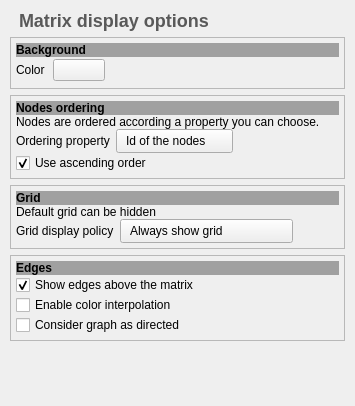
<?xml version="1.0" encoding="UTF-8"?>
<ui version="4.0">
 <class>MatrixViewConfigurationWidget</class>
 <widget class="QWidget" name="MatrixViewConfigurationWidget">
  <property name="geometry">
   <rect>
    <x>0</x>
    <y>0</y>
    <width>355</width>
    <height>406</height>
   </rect>
  </property>
  <property name="sizePolicy">
   <sizepolicy hsizetype="Preferred" vsizetype="Preferred">
    <horstretch>0</horstretch>
    <verstretch>0</verstretch>
   </sizepolicy>
  </property>
  <property name="windowTitle">
   <string>Options</string>
  </property>
  <property name="styleSheet">
   <string notr="true">QPushButton, QComboBox {
border-image: url(:/talipot/gui/ui/btn_26.png) 4;
border-width: 4;
padding: 0px 6px;
font-size: 12px;
}
QPushButton::flat {
border-image: none;
border-width: 4;
padding: 0px 6px;
font-size: 12px;
background-color: transparent;
}
QPushButton, QComboBox, QLabel {
color: black;
}
QPushButton:hover, QComboBox:hover {
border-image: url(:/talipot/gui/ui/btn_26_hover.png) 4;
}
QPushButton:disabled, QComboBox::disabled {
color:gray;
}
QPushButton:pressed{
border-image: url(:/talipot/gui/ui/btn_26_pressed.png) 4;
}
QPushButton::menu-indicator{
subcontrol-origin: margin;
subcontrol-position: center right;
right: 4px;
}
QPushButton {
outline: none;
margin: 2
}
QComboBox::down-arrow {
image: url(:/talipot/gui/ui/combobox_arrow.png);
}
QComboBox:drop-down {
subcontrol-origin: padding;
subcontrol-position: top right;
border-left-style: none;
border-top-right-radius: 1px;
border-bottom-right-radius: 1px;
}
#scrollArea, #scrollAreaWidgetContents {
background-color: white;
border: 0px;
}
QScrollArea {
border: 0px;
}
QFrame[ section=&quot;true&quot; ] {
border-top: 1px solid #D9D9D9;
padding-top: 20px;
}
QFrame[ subsection = &quot;true&quot; ] {
border-top: 1px solid #D9D9D9;
padding-top: 5px;
}</string>
  </property>
  <layout class="QVBoxLayout" name="verticalLayout">
   <property name="margin">
    <number>10</number>
   </property>
   <item>
    <widget class="QFrame" name="horizontalFrame_2">
     <property name="sizePolicy">
      <sizepolicy hsizetype="Preferred" vsizetype="Fixed">
       <horstretch>0</horstretch>
       <verstretch>0</verstretch>
      </sizepolicy>
     </property>
     <layout class="QHBoxLayout" name="horizontalLayout">
      <property name="spacing">
       <number>6</number>
      </property>
      <property name="topMargin">
       <number>0</number>
      </property>
      <property name="bottomMargin">
       <number>0</number>
      </property>
      <item>
       <widget class="QLabel" name="title">
        <property name="sizePolicy">
         <sizepolicy hsizetype="Preferred" vsizetype="Fixed">
          <horstretch>0</horstretch>
          <verstretch>0</verstretch>
         </sizepolicy>
        </property>
        <property name="styleSheet">
         <string notr="true">font-weight: bold;
		 color: #595959;</string>
        </property>
        <property name="text">
         <string>&lt;font size=&quot;5&quot;&gt;Matrix display options&lt;/font&gt;</string>
        </property>
       </widget>
      </item>
     </layout>
    </widget>
   </item>
   <item>
    <layout class="QVBoxLayout" name="verticalLayout_2">
     <property name="margin">
      <number>0</number>
     </property>
     <item>
      <widget class="QFrame" name="labelFrame">
       <property name="frameShape">
        <enum>QFrame::StyledPanel</enum>
       </property>
       <property name="frameShadow">
        <enum>QFrame::Raised</enum>
       </property>
       <layout class="QVBoxLayout" name="verticalLayout_5">
        <property name="spacing">
         <number>0</number>
        </property>
        <property name="margin">
         <number>5</number>
        </property>
        <item>
         <widget class="QLabel" name="label_2">
          <property name="sizePolicy">
           <sizepolicy hsizetype="Preferred" vsizetype="Preferred">
            <horstretch>0</horstretch>
            <verstretch>0</verstretch>
           </sizepolicy>
          </property>
          <property name="font">
           <font>
            <weight>75</weight>
            <bold>true</bold>
           </font>
          </property>
          <property name="styleSheet">
           <string notr="true">font-weight: bold;
background-color: rgb(160, 160, 160);</string>
          </property>
          <property name="text">
           <string>Background</string>
          </property>
         </widget>
        </item>
        <item>
         <widget class="QFrame" name="labelFrame_3">
          <property name="frameShape">
           <enum>QFrame::NoFrame</enum>
          </property>
          <property name="frameShadow">
           <enum>QFrame::Raised</enum>
          </property>
          <layout class="QHBoxLayout" name="horizontalLayout_5">
           <property name="margin">
            <number>0</number>
           </property>
           <item>
            <widget class="QLabel" name="label_6">
             <property name="text">
              <string>Color</string>
             </property>
            </widget>
           </item>
           <item>
            <widget class="tlp::ColorButton" name="backgroundColorBtn">
             <property name="sizePolicy">
              <sizepolicy hsizetype="Minimum" vsizetype="Fixed">
               <horstretch>0</horstretch>
               <verstretch>0</verstretch>
              </sizepolicy>
             </property>
             <property name="text">
              <string/>
             </property>
             <property name="flat">
              <bool>false</bool>
             </property>
            </widget>
           </item>
           <item>
            <spacer name="horizontalSpacer_4">
             <property name="orientation">
              <enum>Qt::Horizontal</enum>
             </property>
             <property name="sizeHint" stdset="0">
              <size>
               <width>40</width>
               <height>20</height>
              </size>
             </property>
            </spacer>
           </item>
          </layout>
         </widget>
        </item>
       </layout>
      </widget>
     </item>
     <item>
      <widget class="QFrame" name="ordering">
       <property name="frameShape">
        <enum>QFrame::StyledPanel</enum>
       </property>
       <property name="frameShadow">
        <enum>QFrame::Raised</enum>
       </property>
       <layout class="QVBoxLayout" name="verticalLayout_3">
        <property name="spacing">
         <number>0</number>
        </property>
        <property name="margin">
         <number>5</number>
        </property>
        <item>
         <widget class="QLabel" name="nodesOrderingLabel">
          <property name="sizePolicy">
           <sizepolicy hsizetype="Preferred" vsizetype="Preferred">
            <horstretch>0</horstretch>
            <verstretch>0</verstretch>
           </sizepolicy>
          </property>
          <property name="font">
           <font>
            <weight>75</weight>
            <bold>true</bold>
           </font>
          </property>
          <property name="styleSheet">
           <string notr="true">font-weight: bold;
background-color: rgb(160, 160, 160);</string>
          </property>
          <property name="text">
           <string>Nodes ordering</string>
          </property>
         </widget>
        </item>
        <item>
         <widget class="QLabel" name="label_3">
          <property name="sizePolicy">
           <sizepolicy hsizetype="Preferred" vsizetype="Preferred">
            <horstretch>0</horstretch>
            <verstretch>0</verstretch>
           </sizepolicy>
          </property>
          <property name="text">
           <string>Nodes are ordered according a property you can choose.</string>
          </property>
          <property name="wordWrap">
           <bool>true</bool>
          </property>
         </widget>
        </item>
        <item>
         <widget class="QFrame" name="orderingFrame">
          <property name="frameShape">
           <enum>QFrame::NoFrame</enum>
          </property>
          <property name="frameShadow">
           <enum>QFrame::Raised</enum>
          </property>
          <layout class="QHBoxLayout" name="horizontalLayout_2">
           <property name="margin">
            <number>0</number>
           </property>
           <item>
            <widget class="QLabel" name="label">
             <property name="text">
              <string>Ordering property</string>
             </property>
            </widget>
           </item>
           <item>
            <widget class="QComboBox" name="orderingMetricCombo">
             <property name="sizePolicy">
              <sizepolicy hsizetype="Preferred" vsizetype="Fixed">
               <horstretch>0</horstretch>
               <verstretch>0</verstretch>
              </sizepolicy>
             </property>
             <item>
              <property name="text">
               <string>Id of the nodes</string>
              </property>
             </item>
            </widget>
           </item>
           <item>
            <spacer name="horizontalSpacer_1">
             <property name="orientation">
              <enum>Qt::Horizontal</enum>
             </property>
             <property name="sizeHint" stdset="0">
              <size>
               <width>40</width>
               <height>20</height>
              </size>
             </property>
            </spacer>
           </item>
          </layout>
         </widget>
        </item>
        <item>
         <widget class="QCheckBox" name="ascendingOrderCBox">
          <property name="sizePolicy">
           <sizepolicy hsizetype="Preferred" vsizetype="Fixed">
            <horstretch>0</horstretch>
            <verstretch>0</verstretch>
           </sizepolicy>
          </property>
          <property name="toolTip">
           <string>Indicates if an ascending or descending ordering must be used</string>
          </property>
          <property name="text">
           <string>Use ascending order</string>
          </property>
          <property name="checked">
           <bool>true</bool>
          </property>
         </widget>
        </item>
       </layout>
      </widget>
     </item>
     <item>
      <widget class="QFrame" name="grid">
       <property name="frameShape">
        <enum>QFrame::StyledPanel</enum>
       </property>
       <property name="frameShadow">
        <enum>QFrame::Raised</enum>
       </property>
       <layout class="QVBoxLayout" name="verticalLayout_4">
        <property name="spacing">
         <number>0</number>
        </property>
        <property name="margin">
         <number>5</number>
        </property>
        <item>
         <widget class="QLabel" name="nodesOrderingLabel_2">
          <property name="sizePolicy">
           <sizepolicy hsizetype="Preferred" vsizetype="Preferred">
            <horstretch>0</horstretch>
            <verstretch>0</verstretch>
           </sizepolicy>
          </property>
          <property name="font">
           <font>
            <weight>75</weight>
            <bold>true</bold>
           </font>
          </property>
          <property name="styleSheet">
           <string notr="true">font-weight: bold;
background-color: rgb(160, 160, 160);</string>
          </property>
          <property name="text">
           <string>Grid</string>
          </property>
         </widget>
        </item>
        <item>
         <widget class="QLabel" name="label_4">
          <property name="sizePolicy">
           <sizepolicy hsizetype="Preferred" vsizetype="Preferred">
            <horstretch>0</horstretch>
            <verstretch>0</verstretch>
           </sizepolicy>
          </property>
          <property name="text">
           <string>Default grid can be hidden</string>
          </property>
          <property name="wordWrap">
           <bool>true</bool>
          </property>
         </widget>
        </item>
        <item>
         <widget class="QFrame" name="labelFrame_2">
          <property name="frameShape">
           <enum>QFrame::NoFrame</enum>
          </property>
          <property name="frameShadow">
           <enum>QFrame::Raised</enum>
          </property>
          <layout class="QHBoxLayout" name="horizontalLayout_3">
           <property name="margin">
            <number>0</number>
           </property>
           <item>
            <widget class="QLabel" name="label_8">
             <property name="text">
              <string>Grid display policy</string>
             </property>
            </widget>
           </item>
           <item>
            <widget class="QComboBox" name="gridDisplayCombo">
             <property name="currentIndex">
              <number>0</number>
             </property>
             <item>
              <property name="text">
               <string>Always show grid</string>
              </property>
             </item>
             <item>
              <property name="text">
               <string>Never show grid</string>
              </property>
             </item>
             <item>
              <property name="text">
               <string>Show grid at close range</string>
              </property>
             </item>
            </widget>
           </item>
           <item>
            <spacer name="horizontalSpacer_2">
             <property name="orientation">
              <enum>Qt::Horizontal</enum>
             </property>
             <property name="sizeHint" stdset="0">
              <size>
               <width>40</width>
               <height>20</height>
              </size>
             </property>
            </spacer>
           </item>
          </layout>
         </widget>
        </item>
       </layout>
      </widget>
     </item>
     <item>
      <widget class="QFrame" name="edges">
       <property name="frameShape">
        <enum>QFrame::StyledPanel</enum>
       </property>
       <property name="frameShadow">
        <enum>QFrame::Raised</enum>
       </property>
       <layout class="QVBoxLayout" name="verticalLayout_6">
        <property name="spacing">
         <number>0</number>
        </property>
        <property name="margin">
         <number>5</number>
        </property>
        <item>
         <widget class="QLabel" name="label_5">
          <property name="font">
           <font>
            <weight>75</weight>
            <bold>true</bold>
           </font>
          </property>
          <property name="styleSheet">
           <string notr="true">font-weight: bold;
background-color: rgb(160, 160, 160);</string>
          </property>
          <property name="text">
           <string>Edges</string>
          </property>
         </widget>
        </item>
        <item>
         <widget class="QCheckBox" name="showedgesbox">
          <property name="sizePolicy">
           <sizepolicy hsizetype="Preferred" vsizetype="Fixed">
            <horstretch>0</horstretch>
            <verstretch>0</verstretch>
           </sizepolicy>
          </property>
          <property name="text">
           <string>Show edges above the matrix</string>
          </property>
          <property name="checked">
           <bool>true</bool>
          </property>
         </widget>
        </item>
        <item>
         <widget class="QCheckBox" name="enableColorInterpolationCBox">
          <property name="text">
           <string>Enable color interpolation</string>
          </property>
         </widget>
        </item>
        <item>
         <widget class="QCheckBox" name="orientedCBox">
          <property name="sizePolicy">
           <sizepolicy hsizetype="Preferred" vsizetype="Fixed">
            <horstretch>0</horstretch>
            <verstretch>0</verstretch>
           </sizepolicy>
          </property>
          <property name="text">
           <string>Consider graph as directed</string>
          </property>
          <property name="checked">
           <bool>false</bool>
          </property>
         </widget>
        </item>
       </layout>
      </widget>
     </item>
    </layout>
   </item>
   <item>
    <spacer name="verticalSpacer">
     <property name="orientation">
      <enum>Qt::Vertical</enum>
     </property>
     <property name="sizeHint" stdset="0">
      <size>
       <width>20</width>
       <height>40</height>
      </size>
     </property>
    </spacer>
   </item>
  </layout>
 </widget>
 <customwidgets>
  <customwidget>
   <class>tlp::ColorButton</class>
   <extends>QPushButton</extends>
   <header location="global">talipot/ColorButton.h</header>
   <slots>
    <signal>colorChanged(QColor)</signal>
   </slots>
  </customwidget>
 </customwidgets>
 <resources/>
 <connections/>
</ui>
